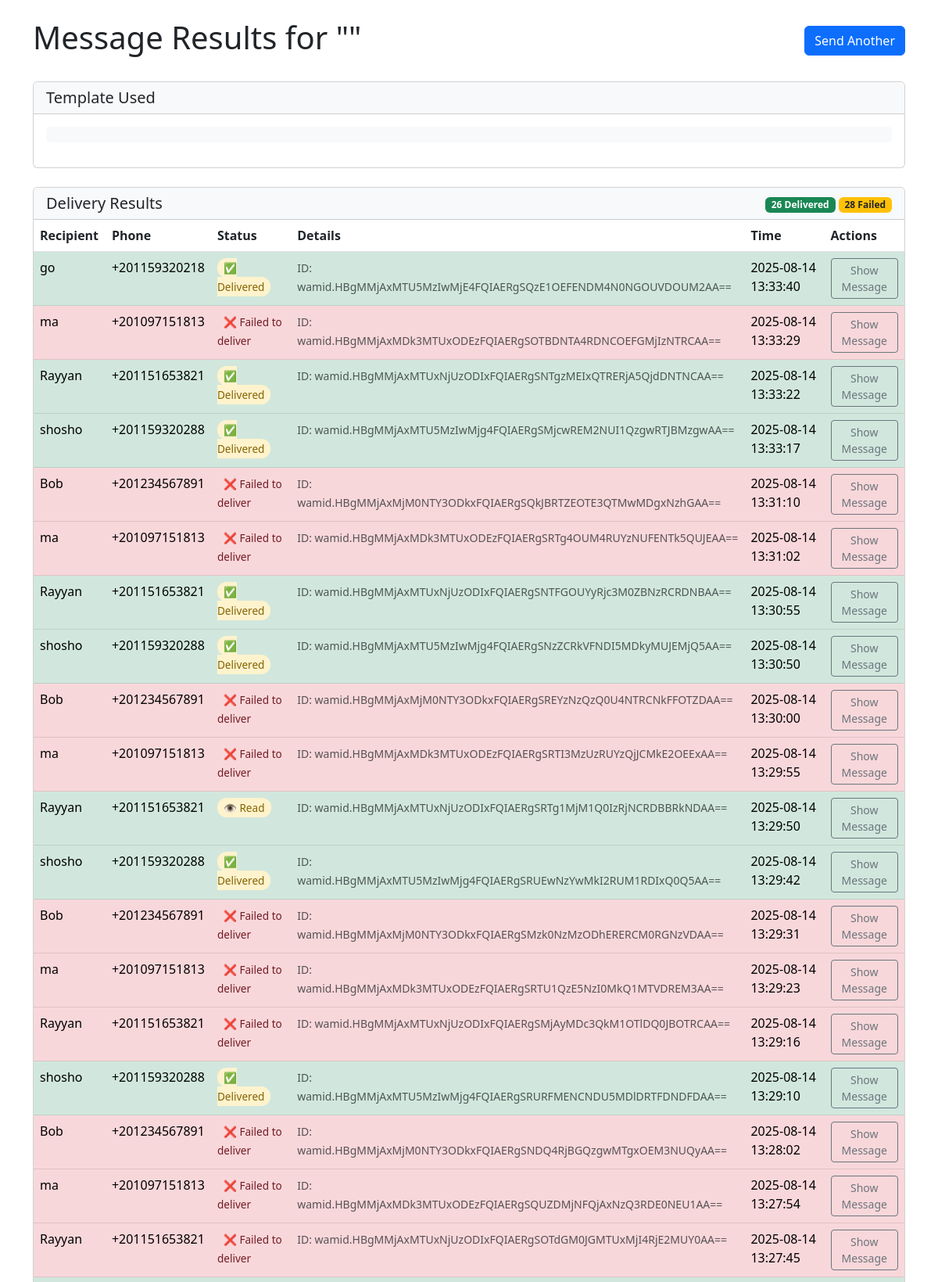
The app's page /results (upper part) with its own data.
### tables this page shows
CREATE TABLE sent_messages (
                id INTEGER PRIMARY KEY AUTOINCREMENT,
                user TEXT,
                phone TEXT,
                message TEXT,
                message_id TEXT UNIQUE,
                status TEXT,
                delivery_status TEXT,
                timestamp TEXT
            );

### app.py (the view)
@app.route('/results')
def show_results():
    with sqlite3.connect('database.db') as conn:
        conn.row_factory = sqlite3.Row
        rows = conn.execute('SELECT * FROM sent_messages ORDER BY timestamp DESC').fetchall()
    return render_template('results.html', messages=rows, template=session.get('last_template'))

### templates/results.html (shortened to what this page needs)
<!DOCTYPE html>
<html lang="en">
<head>
    <link href="https://cdn.jsdelivr.net/npm/bootstrap@5.3.0/dist/css/bootstrap.min.css" rel="stylesheet">
</head>
<body>
    <div class="container mt-4">
        <div class="d-flex justify-content-between align-items-center mb-4">
            <h1>Message Results for "{{ template.name }}"</h1>
            <a href="/" class="btn btn-primary">Send Another</a>
        </div>
        <div class="card mb-4">
            <div class="card-header bg-light">
                <h5 class="mb-0">Template Used</h5>
            </div>
            <div class="card-body">
                <pre class="message-preview">{{ template.body }}</pre>
            </div>
        </div>
        <div class="card">
            <div class="card-header bg-light d-flex justify-content-between align-items-center">
                <h5 class="mb-0">Delivery Results</h5>
                <div>
                    {% set success_count = messages|selectattr('status', 'equalto', '✅ Sent')|list|length %}
                    {% set failed_count = messages|rejectattr('status', 'equalto', '✅ Sent')|list|length %}
                    <span class="badge bg-success">{{ success_count }} Delivered</span>
                    <span class="badge bg-warning text-dark">{{ failed_count }} Failed</span>
                </div>
            </div>
            <div class="card-body p-0">
                <div class="table-responsive">
                    <table class="table table-hover mb-0">
                        <thead>
                            <tr>
                                <th>Recipient</th>
                                <th>Phone</th>
                                <th>Status</th>
                                <th>Details</th>
                                <th>Time</th>
                                <th>Actions</th>
                            </tr>
                        </thead>
                        <tbody>
                            {% for msg in messages %}
                            <tr class="{% if '❌' in msg.status %}table-danger{% else %}table-success{% endif %}">
                                <td>{{ msg.user }}</td>
                                <td>{{ msg.phone }}</td>
                                <td>
                                    <span class="status-badge
                                        {% if '✅ Delivered' in msg.status %}status-delivered
                                        {% elif '✅ Sent' in msg.status %}status-sent
                                        {% elif '❌' in msg.status %}status-failed
                                        {% else %}status-unknown{% endif %}">
                                        {{ msg.delivery_status }}
                                    </span>
                                </td>
                                <td>
                                    {% if msg.message_id != 'N/A' %}
                                    <small class="text-muted">ID: {{ msg.message_id }}</small>
                                    {% endif %}
                                </td>
                                <td>{{ msg.timestamp }}</td>
                                <td>
                                    <button class="btn btn-sm btn-outline-secondary" type="button"
                                        data-bs-toggle="collapse" data-bs-target="#msg-{{ loop.index }}">
                                        Show Message
                                    </button>
                                </td>
                            </tr>
                            {% endfor %}
                        </tbody>
                    </table>
                </div>
            </div>
        </div>
    </div>
</body>
</html>

### templates/results.html (style rules this page uses)
.status-badge { padding: 3px 8px; border-radius: 12px; font-size: 0.85rem; font-weight: 500; }
.status-sent { background-color: #fff3cd; color: #856404; }
.status-failed { background-color: #f8d7da; color: #721c24; }
.message-preview { white-space: pre-wrap; font-family: monospace; background-color: #f8f9fa; padding: 10px; border-radius: 5px; }

### records on screen
sent_messages: user "go", phone "+201159320218", delivery_status "✅ Delivered", message_id "wamid.HBgMMjAxMTU5MzIwMjE4FQIAERgSQzE1OEFENDM4N0NGOUVDOUM2AA==", timestamp "2025-08-14 13:33:40"
sent_messages: user "ma", phone "+201097151813", delivery_status "❌ Failed to deliver", message_id "wamid.HBgMMjAxMDk3MTUxODEzFQIAERgSOTBDNTA4RDNCOEFGMjIzNTRCAA==", timestamp "2025-08-14 13:33:29"
sent_messages: user "Rayyan", phone "+201151653821", delivery_status "✅ Delivered", message_id "wamid.HBgMMjAxMTUxNjUzODIxFQIAERgSNTgzMEIxQTRERjA5QjdDNTNCAA==", timestamp "2025-08-14 13:33:22"
sent_messages: user "shosho", phone "+201159320288", delivery_status "✅ Delivered", message_id "wamid.HBgMMjAxMTU5MzIwMjg4FQIAERgSMjcwREM2NUI1QzgwRTJBMzgwAA==", timestamp "2025-08-14 13:33:17"
sent_messages: user "Bob", phone "+201234567891", delivery_status "❌ Failed to deliver", message_id "wamid.HBgMMjAxMjM0NTY3ODkxFQIAERgSQkJBRTZEOTE3QTMwMDgxNzhGAA==", timestamp "2025-08-14 13:31:10"
sent_messages: user "ma", phone "+201097151813", delivery_status "❌ Failed to deliver", message_id "wamid.HBgMMjAxMDk3MTUxODEzFQIAERgSRTg4OUM4RUYzNUFENTk5QUJEAA==", timestamp "2025-08-14 13:31:02"
sent_messages: user "Rayyan", phone "+201151653821", delivery_status "✅ Delivered", message_id "wamid.HBgMMjAxMTUxNjUzODIxFQIAERgSNTFGOUYyRjc3M0ZBNzRCRDNBAA==", timestamp "2025-08-14 13:30:55"
sent_messages: user "shosho", phone "+201159320288", delivery_status "✅ Delivered", message_id "wamid.HBgMMjAxMTU5MzIwMjg4FQIAERgSNzZCRkVFNDI5MDkyMUJEMjQ5AA==", timestamp "2025-08-14 13:30:50"
sent_messages: user "Bob", phone "+201234567891", delivery_status "❌ Failed to deliver", message_id "wamid.HBgMMjAxMjM0NTY3ODkxFQIAERgSREYzNzQzQ0U4NTRCNkFFOTZDAA==", timestamp "2025-08-14 13:30:00"
sent_messages: user "ma", phone "+201097151813", delivery_status "❌ Failed to deliver", message_id "wamid.HBgMMjAxMDk3MTUxODEzFQIAERgSRTI3MzUzRUYzQjJCMkE2OEExAA==", timestamp "2025-08-14 13:29:55"
sent_messages: user "Rayyan", phone "+201151653821", delivery_status "👁 Read", message_id "wamid.HBgMMjAxMTUxNjUzODIxFQIAERgSRTg1MjM1Q0IzRjNCRDBBRkNDAA==", timestamp "2025-08-14 13:29:50"
sent_messages: user "shosho", phone "+201159320288", delivery_status "✅ Delivered", message_id "wamid.HBgMMjAxMTU5MzIwMjg4FQIAERgSRUEwNzYwMkI2RUM1RDIxQ0Q5AA==", timestamp "2025-08-14 13:29:42"
sent_messages: user "Bob", phone "+201234567891", delivery_status "❌ Failed to deliver", message_id "wamid.HBgMMjAxMjM0NTY3ODkxFQIAERgSMzk0NzMzODhERERCM0RGNzVDAA==", timestamp "2025-08-14 13:29:31"
sent_messages: user "ma", phone "+201097151813", delivery_status "❌ Failed to deliver", message_id "wamid.HBgMMjAxMDk3MTUxODEzFQIAERgSRTU1QzE5NzI0MkQ1MTVDREM3AA==", timestamp "2025-08-14 13:29:23"
sent_messages: user "Rayyan", phone "+201151653821", delivery_status "❌ Failed to deliver", message_id "wamid.HBgMMjAxMTUxNjUzODIxFQIAERgSMjAyMDc3QkM1OTlDQ0JBOTRCAA==", timestamp "2025-08-14 13:29:16"
sent_messages: user "shosho", phone "+201159320288", delivery_status "✅ Delivered", message_id "wamid.HBgMMjAxMTU5MzIwMjg4FQIAERgSRURFMENCNDU5MDlDRTFDNDFDAA==", timestamp "2025-08-14 13:29:10"
sent_messages: user "Bob", phone "+201234567891", delivery_status "❌ Failed to deliver", message_id "wamid.HBgMMjAxMjM0NTY3ODkxFQIAERgSNDQ4RjBGQzgwMTgxOEM3NUQyAA==", timestamp "2025-08-14 13:28:02"
sent_messages: user "ma", phone "+201097151813", delivery_status "❌ Failed to deliver", message_id "wamid.HBgMMjAxMDk3MTUxODEzFQIAERgSQUZDMjNFQjAxNzQ3RDE0NEU1AA==", timestamp "2025-08-14 13:27:54"
sent_messages: user "Rayyan", phone "+201151653821", delivery_status "❌ Failed to deliver", message_id "wamid.HBgMMjAxMTUxNjUzODIxFQIAERgSOTdGM0JGMTUxMjI4RjE2MUY0AA==", timestamp "2025-08-14 13:27:45"

### other values on screen
{{ success_count }} "26"
{{ failed_count }} "28"
